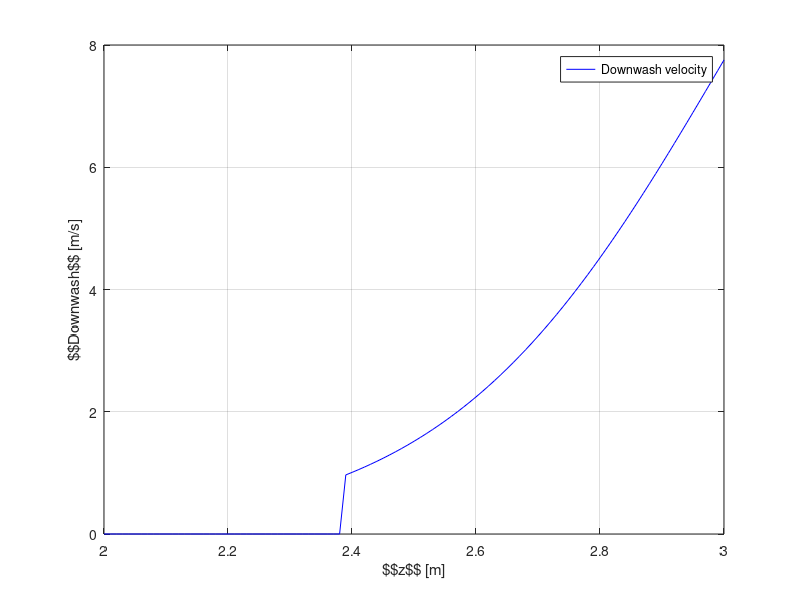

Here is the MATLAB script that generated this plot: (Note: this script raises an error after producing the figure.)
%% 2D Simulation

% drones' characteristics
m = 5;
rotor_r = 0.18;
T1 = 60;
disk_area = pi*rotor_r^2;
air_d = 1.225;

% drone's 2 thrust in hover state
T2 = m * 9.81;

% thrust per rotor disk
T1 = T1/4;
T2 = T2/4;

% simulation setup
z_r = 3.0;
z = 2:0.01:z_r;

height_diff = z_r - z;

% downwash shapping parameters
% sugested by Gemini
k = 0.8;                % between 0 and 1
h = 2*rotor_r;          % in the range of rotor diameter or slightly larger

% Drone 1 induced veocity per rotor 
vi1 = sqrt(T1/(2*air_d*disk_area));

% Drone 1 downwash velocity
vc = vi1  + vi1*tanh(-k*(height_diff)/h);

% Drone 2 induced velocity
vi2 = sqrt(T2/(2*air_d*disk_area));

% velocity necessary to affect
v_turb = vi2 * 0.20;

% position in z where downwash becames negligible
z_dw_bound = z_r - (h/k) * atanh((v_turb/vi1) - 1);

% radial distance where downwash becames negligible
dw_radius = z_dw_bound - z_r ;

condition = rotor_r ./sqrt(1 + tanh(-k*( height_diff )./h));

vc(condition > dw_radius) = 0;

figure(4);
plot(z, vc, 'b');
hold off;
grid on;
xlabel('$$z$$ [m]');
legend('Downwash velocity')
ylabel('$$Downwash$$ [m/s]');



%% 3D Vectorial field
% Define the position of the rotor disk
disk_center = [1, 1, 5];
disk_radius = 0.18;

[X, Y, Z] = meshgrid(0:0.10:3, 0:0.10:3,0:0.25:5);
x = reshape(X, [], 1);
y = reshape(Y, [], 1);
z = reshape(Z, [], 1);

% Initialize arrays for velocity components
u = zeros(size(x));
v = zeros(size(y));
w = zeros(size(z));

% Compute the velocity field based on the downwash vector at each point
for i = 1:numel(x)
    % Calculate the radial distance from the rotor disk center
    radial_dist = sqrt((x(i) - disk_center(1))^2 + (y(i) - disk_center(2))^2);
    
    % Check if the point is within the rotor disk
    if radial_dist <= disk_radius
        w(i) = vd_store(i); % Inside the rotor disk
    else
        w(i) = 0; % Outside the rotor disk (no downwash)
    end
end

% Visualize the vector field
quiver3(x, y, z, u, v, w, 'b'); % Blue arrows representing the field
hold on;

% Plot the rotor disk (a circle in 3D space)
theta = linspace(0, 2*pi, 100);
disk_x = disk_center(1) + disk_radius * cos(theta);
disk_y = disk_center(2) + disk_radius * sin(theta);
disk_z = disk_center(3) * ones(size(theta));
plot3(disk_x, disk_y, disk_z, 'r', 'LineWidth', 2);

xlabel('X');
ylabel('Y');
zlabel('Z');
title('3D Vector Field of Downwash Speed around Rotor Disk');
grid on;
axis tight;
view(30, 30); % Adjust the view angle




